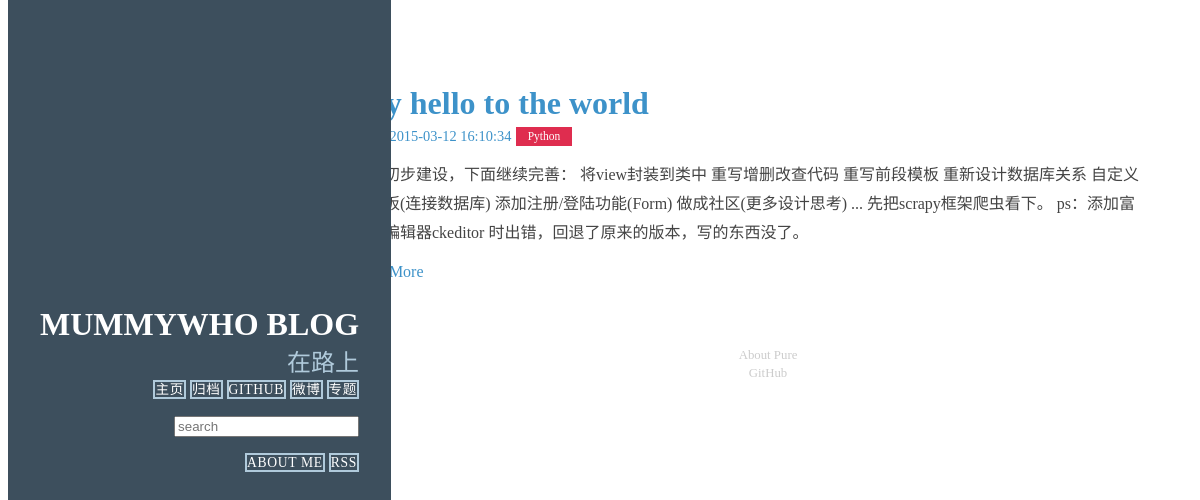
/, run on an earlier commit of the app's database.
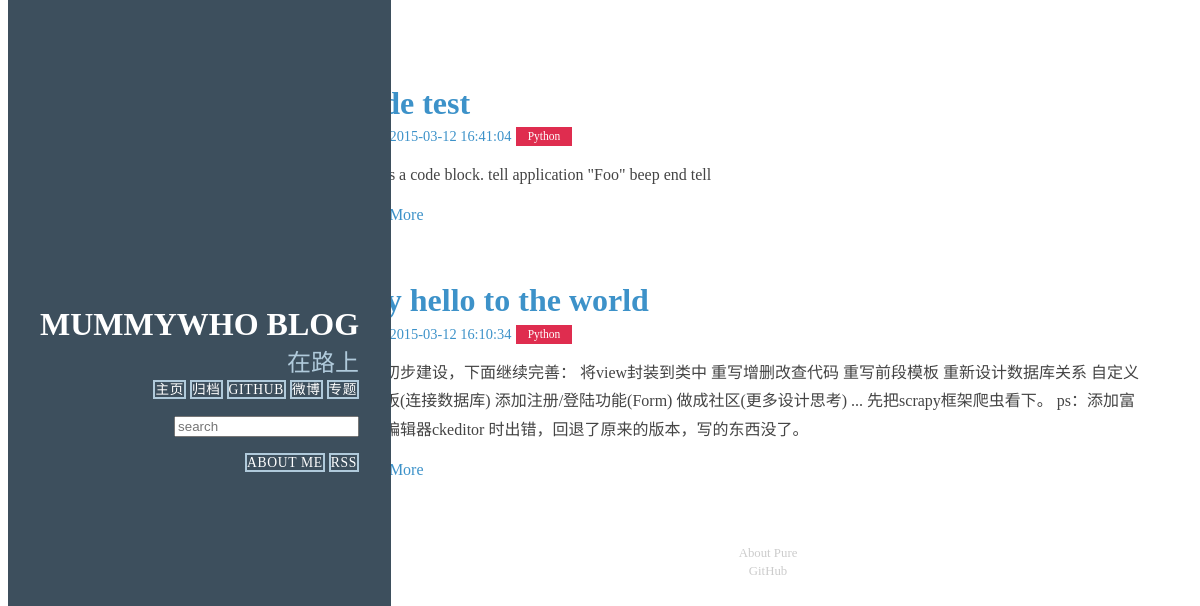
And on a later commit of the database.
### article/models.py (models this page shows, shortened)
class Article(models.Model) :
    title = models.CharField(max_length = 100)  #博客题目
    category = models.CharField(max_length = 50, blank = True)  #博客标签
    date_time = models.DateTimeField(auto_now_add = True)  #博客日期
    content = RichTextField('内容', config_name = 'mummy_default')
    class Meta:  #按时间下降排序
        ordering = ['-date_time']

### article/views.py (the view)
# urls.py: url(r'^$', 'article.views.home'),
def home(request):
    posts = Article.objects.all()  #获取全部的Article对象
    paginator = Paginator(posts,2) #每页显示3个
    page = request.GET.get('page')
    try:
        post_list = paginator.page(page)
    except PageNotAnInteger :
        post_list = paginator.page(1)
    except EmptyPage :
        post_list = paginator.paginator(paginator.num_pages)
    return render(request, 'home.html', {'post_list' : post_list})

### templates/home.html (shortened to what this page needs)
﻿{% extends "base.html" %}
{% load custom_markdown %}
{% block content %}
<div class="posts">
    {% for post in post_list %}
        <section class="post">
            <header class="post-header">
                <h2 class="post-title"><a href="{% url 'detail' id=post.id %}">{{ post.title }}</a></h2>
                    <p class="post-meta">
                        Time:  <a class="post-author" href="#">{{ post.date_time |date:"Y-m-d H:i:s"}}</a> <a class="post-category post-category-js" href="{% url 'search_tag' tag=post.category %}">{{ post.category|title }}</a>
                    </p>
            </header>
                <div class="post-description">
                    <p>
                        {{ post.content|safe|slice:"200" }}
                    </p>
                </div>
                <a class="pure-button pure-button-primary" href="{% url 'detail' id=post.id %}">Read More  </a>
        </section>
    {% endfor %}
</div>
{% endblock %}

What changed in the data, as far as the page shows it:
added Article: title "code test", date_time "2015-03-12 16:41:04", category "Python", content "This is a code block. tell application \"Foo\" beep end tell"
